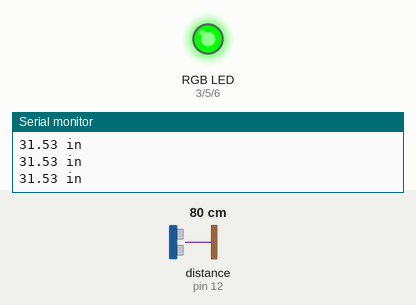
Recording of a sketch running on a simulated Arduino Uno, built with avr-gcc and run on an emulated ATmega328P. Parts: an RGB LED mixed from three pins (HIGH = lit), the last lines printed to the serial monitor. Wiring (inferred from the names in the program): ultrasonic range finder: trigger pin 11; echo pin 12. The inputs (shaded band) are chosen by the test bench; at power-on: distance to the obstacle (sensor on pin 12) 80 cm. The echo pulse lasts 58.3 µs per cm; pins used as bus, display or sensor lines are not drawn.

Above: at 1.2 s.
1.3 s: distance to the obstacle (sensor on pin 12) set to 33 cm
2.8 s: distance to the obstacle (sensor on pin 12) set to 28 cm
At 3.9 s:
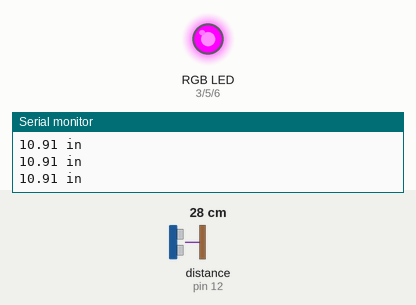
4.3 s: distance to the obstacle (sensor on pin 12) set to 18 cm
5.8 s: distance to the obstacle (sensor on pin 12) set to 14 cm
At 6.2 s:
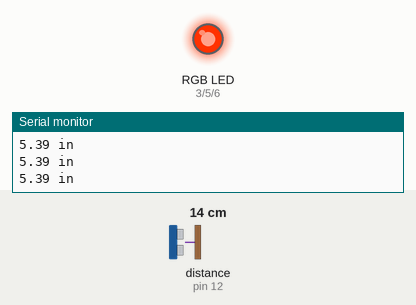
7.3 s: distance to the obstacle (sensor on pin 12) set to 7 cm
8.8 s: distance to the obstacle (sensor on pin 12) set to 4 cm
At 9.3 s:
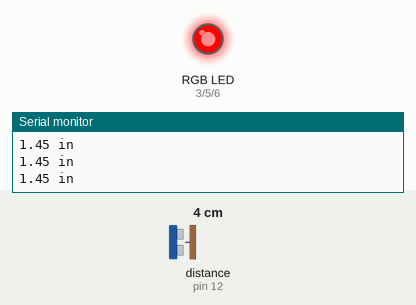
Timing chart, 0 to 11.3 s (numbered marks = the images above; inputs shaded):
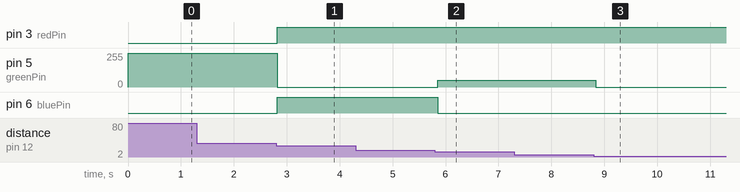

Measured:
- the behaviour switches between 31 and 30 cm on distance to the obstacle (sensor on pin 12) (found by bisection; images 0 and 1)
- the behaviour switches between 16 and 15 cm on distance to the obstacle (sensor on pin 12) (found by bisection; images 1 and 2)
- the behaviour switches between 6 and 5 cm on distance to the obstacle (sensor on pin 12) (found by bisection; images 2 and 3)
- after the input at 2.8 s, pin 3 (redPin), pin 6 (bluePin): LOW → HIGH at once; pin 5 (greenPin): 255/255 → 0/255 at once
- after the input at 5.8 s, pin 5 (greenPin): 0/255 → 50/255 after 0.05 s; pin 6 (bluePin): HIGH → LOW after 0.05 s
- after the input at 8.8 s, pin 5 (greenPin): 50/255 → 0/255 at once

The sketch:

COMP444_3B_DistanceSensor_FourthColour.ino
```cpp
const int trigPin = 11;
const int echoPin = 12;

const int redPin = 3;
const int greenPin = 5;
const int bluePin = 6;

float distance = 0;

void setup() {
  Serial.begin(9600);

  pinMode(trigPin, OUTPUT);
  pinMode(echoPin, INPUT);

  pinMode(redPin, OUTPUT);
  pinMode(greenPin, OUTPUT);
  pinMode(bluePin, OUTPUT);
}

void loop() {
  distance = getDistance();

  Serial.print(distance);
  Serial.println(" in");

  if (distance <= 2) {
    analogWrite(redPin, 255);
    analogWrite(greenPin, 0);
    analogWrite(bluePin, 0);
  } else if (2 < distance && distance <= 6) {
    analogWrite(redPin, 255);
    analogWrite(greenPin, 50);
    analogWrite(bluePin, 0);
  } else if (6 < distance && distance < 12) {
    analogWrite(redPin, 255);
    analogWrite(greenPin, 0);
    analogWrite(bluePin, 255);
  } else {
    analogWrite(redPin, 0);
    analogWrite(greenPin, 255);
    analogWrite(bluePin, 0);
  }
  delay(50);
}
//-----------------------------------------------------------
float getDistance() {
  float echoTime;
  float calculatedDistance;

  digitalWrite(trigPin, HIGH);
  delayMicroseconds(10);
  digitalWrite(trigPin, LOW);

  echoTime = pulseIn(echoPin, HIGH);
  calculatedDistance = echoTime / 148.0;

  return calculatedDistance;
}
```
